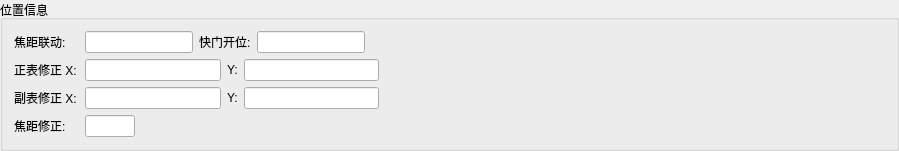
            <widget class="QGroupBox" name="groupBox_87">
             <property name="title">
              <string>位置信息</string>
             </property>
             <layout class="QVBoxLayout" name="verticalLayout_4">
              <item>
               <layout class="QHBoxLayout" name="horizontalLayout_65">
                <item>
                 <widget class="QLabel" name="label_133">
                  <property name="minimumSize">
                   <size>
                    <width>65</width>
                    <height>0</height>
                   </size>
                  </property>
                  <property name="text">
                   <string>焦距联动:</string>
                  </property>
                 </widget>
                </item>
                <item>
                 <widget class="QLineEdit" name="lineEdit_focusUnite">
                  <property name="minimumSize">
                   <size>
                    <width>50</width>
                    <height>0</height>
                   </size>
                  </property>
                  <property name="maximumSize">
                   <size>
                    <width>16777215</width>
                    <height>16777215</height>
                   </size>
                  </property>
                 </widget>
                </item>
                <item>
                 <widget class="QLabel" name="label_132">
                  <property name="text">
                   <string>快门开位:</string>
                  </property>
                 </widget>
                </item>
                <item>
                 <widget class="QLineEdit" name="lineEdit_shutterOpen">
                  <property name="sizePolicy">
                   <sizepolicy hsizetype="Preferred" vsizetype="Fixed">
                    <horstretch>0</horstretch>
                    <verstretch>0</verstretch>
                   </sizepolicy>
                  </property>
                  <property name="minimumSize">
                   <size>
                    <width>50</width>
                    <height>0</height>
                   </size>
                  </property>
                  <property name="maximumSize">
                   <size>
                    <width>16777215</width>
                    <height>16777215</height>
                   </size>
                  </property>
                 </widget>
                </item>
                <item>
                 <spacer name="horizontalSpacer_28">
                  <property name="orientation">
                   <enum>Qt::Horizontal</enum>
                  </property>
                  <property name="sizeHint" stdset="0">
                   <size>
                    <width>500</width>
                    <height>20</height>
                   </size>
                  </property>
                 </spacer>
                </item>
                <item>
                 <spacer name="horizontalSpacer_92">
                  <property name="orientation">
                   <enum>Qt::Horizontal</enum>
                  </property>
                  <property name="sizeHint" stdset="0">
                   <size>
                    <width>20</width>
                    <height>20</height>
                   </size>
                  </property>
                 </spacer>
                </item>
               </layout>
              </item>
              <item>
               <layout class="QGridLayout" name="gridLayout_37">
                <item row="0" column="1">
                 <widget class="QLineEdit" name="lineEdit_centerX">
                  <property name="minimumSize">
                   <size>
                    <width>50</width>
                    <height>0</height>
                   </size>
                  </property>
                  <property name="maximumSize">
                   <size>
                    <width>16777215</width>
                    <height>16777215</height>
                   </size>
                  </property>
                 </widget>
                </item>
                <item row="0" column="3">
                 <widget class="QLineEdit" name="lineEdit_centerY">
                  <property name="minimumSize">
                   <size>
                    <width>50</width>
                    <height>0</height>
                   </size>
                  </property>
                  <property name="maximumSize">
                   <size>
                    <width>16777215</width>
                    <height>16777215</height>
                   </size>
                  </property>
                 </widget>
                </item>
                <item row="1" column="0">
                 <widget class="QLabel" name="label_358">
                  <property name="minimumSize">
                   <size>
                    <width>65</width>
                    <height>0</height>
                   </size>
                  </property>
                  <property name="text">
                   <string>副表修正 X:</string>
                  </property>
                 </widget>
                </item>
                <item row="0" column="2">
                 <widget class="QLabel" name="label_354">
                  <property name="text">
                   <string>Y:</string>
                  </property>
                 </widget>
                </item>
                <item row="0" column="0">
                 <widget class="QLabel" name="label_355">
                  <property name="minimumSize">
                   <size>
                    <width>65</width>
                    <height>0</height>
                   </size>
                  </property>
                  <property name="text">
                   <string>正表修正 X:</string>
                  </property>
                 </widget>
                </item>
                <item row="1" column="3">
                 <widget class="QLineEdit" name="lineEdit_secondaryCenterY">
                  <property name="minimumSize">
                   <size>
                    <width>50</width>
                    <height>0</height>
                   </size>
                  </property>
                  <property name="maximumSize">
                   <size>
                    <width>16777215</width>
                    <height>16777215</height>
                   </size>
                  </property>
                 </widget>
                </item>
                <item row="0" column="4" colspan="2">
                 <spacer name="horizontalSpacer_95">
                  <property name="orientation">
                   <enum>Qt::Horizontal</enum>
                  </property>
                  <property name="sizeHint" stdset="0">
                   <size>
                    <width>0</width>
                    <height>20</height>
                   </size>
                  </property>
                 </spacer>
                </item>
                <item row="1" column="4" colspan="2">
                 <spacer name="horizontalSpacer_96">
                  <property name="orientation">
                   <enum>Qt::Horizontal</enum>
                  </property>
                  <property name="sizeHint" stdset="0">
                   <size>
                    <width>0</width>
                    <height>20</height>
                   </size>
                  </property>
                 </spacer>
                </item>
                <item row="1" column="1">
                 <widget class="QLineEdit" name="lineEdit_secondaryCenterX">
                  <property name="minimumSize">
                   <size>
                    <width>50</width>
                    <height>0</height>
                   </size>
                  </property>
                  <property name="maximumSize">
                   <size>
                    <width>16777215</width>
                    <height>16777215</height>
                   </size>
                  </property>
                 </widget>
                </item>
                <item row="1" column="2">
                 <widget class="QLabel" name="label_359">
                  <property name="text">
                   <string>Y:</string>
                  </property>
                 </widget>
                </item>
                <item row="0" column="6">
                 <spacer name="horizontalSpacer_34">
                  <property name="orientation">
                   <enum>Qt::Horizontal</enum>
                  </property>
                  <property name="sizeHint" stdset="0">
                   <size>
                    <width>500</width>
                    <height>20</height>
                   </size>
                  </property>
                 </spacer>
                </item>
                <item row="1" column="6">
                 <spacer name="horizontalSpacer_35">
                  <property name="orientation">
                   <enum>Qt::Horizontal</enum>
                  </property>
                  <property name="sizeHint" stdset="0">
                   <size>
                    <width>500</width>
                    <height>20</height>
                   </size>
                  </property>
                 </spacer>
                </item>
               </layout>
              </item>
              <item>
               <layout class="QHBoxLayout" name="horizontalLayout_6">
                <item>
                 <widget class="QLabel" name="label_361">
                  <property name="minimumSize">
                   <size>
                    <width>65</width>
                    <height>0</height>
                   </size>
                  </property>
                  <property name="text">
                   <string>焦距修正:</string>
                  </property>
                 </widget>
                </item>
                <item>
                 <widget class="QLineEdit" name="lineEdit_focalMotorPosCorrection">
                  <property name="minimumSize">
                   <size>
                    <width>50</width>
                    <height>0</height>
                   </size>
                  </property>
                  <property name="maximumSize">
                   <size>
                    <width>50</width>
                    <height>16777215</height>
                   </size>
                  </property>
                 </widget>
                </item>
                <item>
                 <spacer name="horizontalSpacer_45">
                  <property name="orientation">
                   <enum>Qt::Horizontal</enum>
                  </property>
                  <property name="sizeHint" stdset="0">
                   <size>
                    <width>158</width>
                    <height>20</height>
                   </size>
                  </property>
                 </spacer>
                </item>
               </layout>
              </item>
             </layout>
            </widget>
